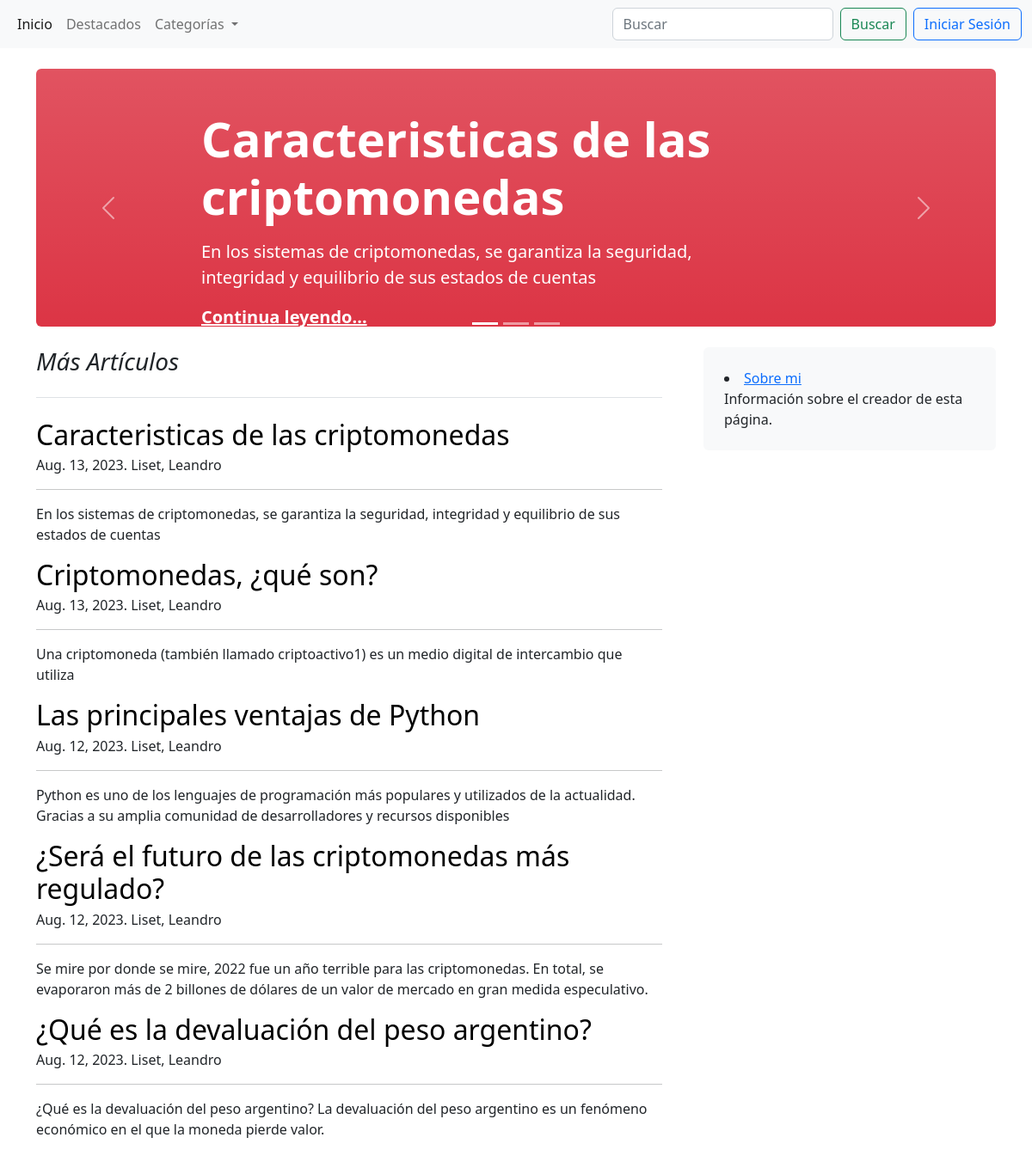
The app's page /, older data.
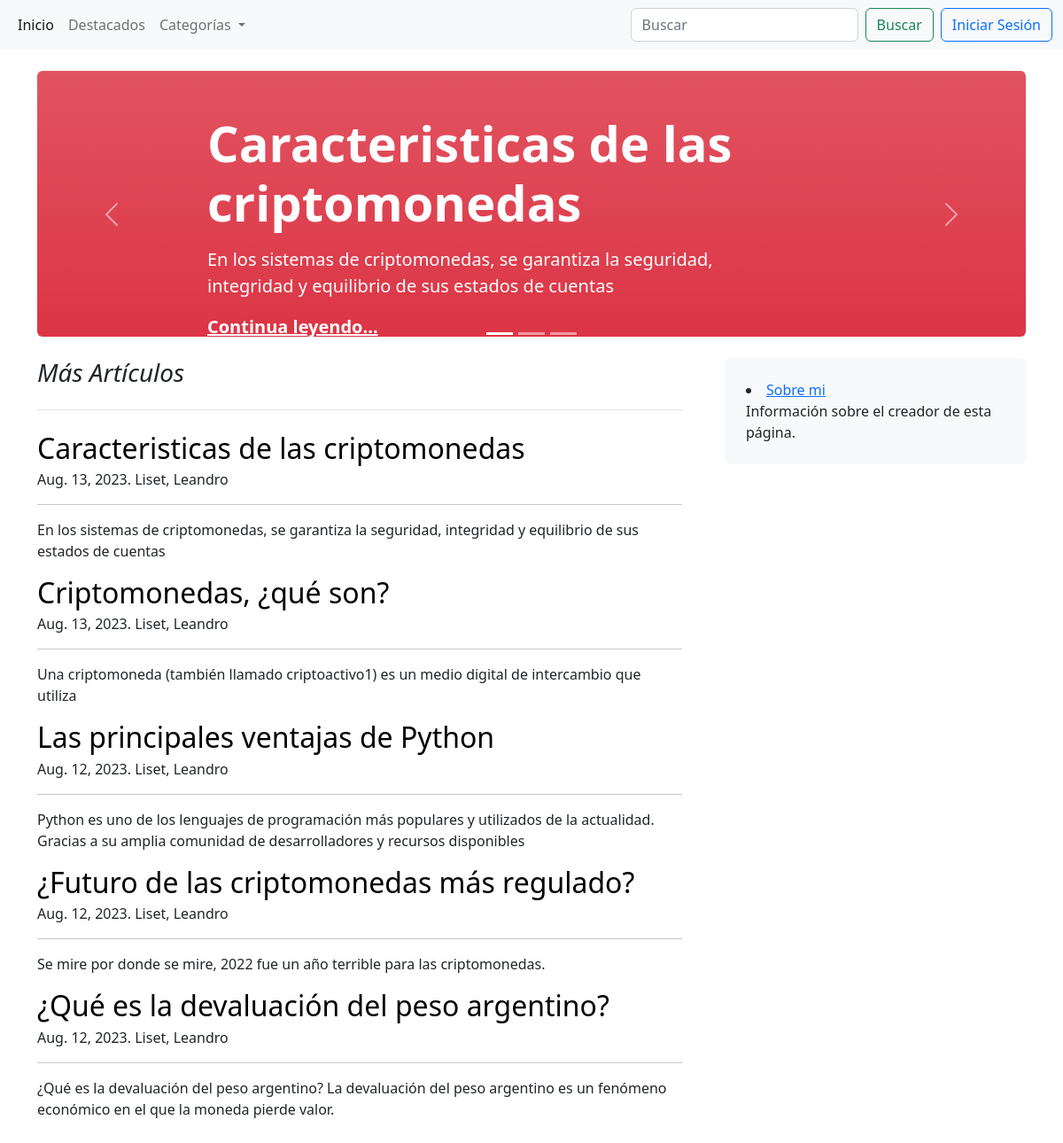
The same page, newer data.
### blogs/models.py (models this page shows, shortened)
class Post(models.Model):
    title = models.CharField(max_length=255)
    slug = models.SlugField(unique=True)
    overview = models.TextField()
    date_created = models.DateTimeField(auto_now_add=True)
    content = models.TextField()
    author = models.ForeignKey(settings.AUTH_USER_MODEL, on_delete=models.PROTECT)
    categories = models.ManyToManyField('Category')
    featured = models.BooleanField(default=False)
    image = models.ImageField(upload_to='post_images/', blank=True, null=True)
    def get_absolute_url(self):
        return reverse("blogs:post", kwargs={"slug": self.slug})
    class Meta:
        ordering = ["-date_created"]

### users/models.py (models this page shows)
class User(AbstractUser):
    def __str__(self):
        return f'{self.last_name}, {self.first_name}'

### blogs/views.py (the view)
# urls.py: path('', views.home_page),
def home_page(request):
    posts = Post.objects.all()
    categories = Category.objects.all()
    featured = Post.objects.filter(featured=True)[:3]
    context = {
        'post_list' : posts,
        'categories' : categories,
        'featured' : featured,
    }
    return render(request, 'blogs/home_page.html', context=context)

### blogs/templates/blogs/home_page.html
{% extends 'base.html' %}
{% block content %}
<div class="container-xxl bd-gutter mt-3 my-md-4 bd-layout">
    <main class="container">
        <div class="row g-5">
            <div class="col-md-12">
                {% include "blogs/featured.html" %}
            </div>
        </div>
        <div class="row g-5">
            <div class="col-md-8">
                <h3 class="pb-4 mb-4 fst-italic border-bottom">
                    Más Artículos
                </h3>
                {% for post in post_list %}
                    <article class="blog-post">
                        <h2 class="blog-post-title mb-1">
                            <a href="{{ post.get_absolute_url }}" style="text-decoration: none"
                               class="text-black">
                                {{ post.title }}
                            </a>
                        </h2>
                        <p class="blog-post-meta">{{ post.date_created.date }}. {{post.author}}</p>
                        <hr>
                        <p>{{ post.overview }}</p>
                    </article>
                {% endfor %}
            </div>
            <div class="col-md-4">
                <div class="position-sticky" style="top: 2rem;">
                    <div class="p-4 mb-3 bg-light rounded">
                        <li><a href="{% url 'blogs:about_me' %}">Sobre mi</a></li>
                        <p class="mb-0">Información sobre el creador de esta página.</p>
                    </div>
                </div>
            </div>
        </div>
    </main>
</div>
{% endblock content %}

### blogs/templates/base.html (shortened to what this page needs)
<!DOCTYPE html>
<html lang="en">
<head>
    <link href="https://cdn.jsdelivr.net/npm/bootstrap@5.2.2/dist/css/bootstrap.min.css" rel="stylesheet"
>
</head>
<body>
{% include "navbar.html" %}
{% block content %} {% endblock content %}
</body>
</html>

### blogs/templates/navbar.html (shortened to what this page needs)
<nav class="navbar navbar-expand-lg bg-light">
    <div class="container-fluid">
        <div class="collapse navbar-collapse" id="navbarSupportedContent">
            <ul class="navbar-nav me-auto mb-2 mb-lg-0">
                <li class="nav-item">
                    <a class="nav-link active" aria-current="page" href="/">Inicio</a>
                </li>
                <li class="nav-item">
                    <a class="nav-link" href="{% url 'blogs:featured' %}">Destacados</a>
                </li>
                <li class="nav-item dropdown">
                    <a class="nav-link dropdown-toggle" href="#" role="button" data-bs-toggle="dropdown"
                       aria-expanded="false">
                       Categorías
                    </a>
                </li>
            </ul>
            <form class="d-flex" role="search" action="{% url 'blogs:search' %}" method="get">
                <input name="search" class="form-control me-2" type="search" placeholder="Buscar" aria-label="Search">
                <button class="btn btn-outline-success" type="submit">Buscar</button>
            </form>
            {% if user.is_authenticated %}
                <a class="btn btn-outline-primary ms-2" href="{% url 'logout' %}" role="button">Cerrar Sesión</a>
            {% else %}
                <a class="btn btn-outline-primary ms-2" href="{% url 'login' %}" role="button">Iniciar Sesión</a>
            {% endif %}
        </div>
    </div>
</nav>

### blogs/templates/blogs/featured.html (shortened to what this page needs)
<div id="carouselIndicators" class="carousel slide" data-bs-ride="true">
    <div class="carousel-indicators">
        <button type="button" data-bs-target="#carouselIndicators" data-bs-slide-to="0" class="active"
                aria-current="true" aria-label="Slide 1"></button>
        <button type="button" data-bs-target="#carouselIndicators" data-bs-slide-to="1"
                aria-label="Slide 2"></button>
        <button type="button" data-bs-target="#carouselIndicators" data-bs-slide-to="2"
                aria-label="Slide 3"></button>
    </div>
    <div class="carousel-inner">
        {% for f in featured %}
            <div class="carousel-item {% if f == featured|first %}active{% endif %}">
                <div class="px-5 p-md-5 mb-4 rounded text-bg-danger bg-gradient" style="height: 300px">
                    <div class="col-md-10 px-5 mx-5">
                        <h1 class="display-4 fw-bold px-5">{{ f.title }}</h1>
                        <p class="lead my-3 px-5">{{ f.overview }}</p>
                        <p class="lead mb-0 px-5"><a href="{{ f.get_absolute_url }}" class="text-white fw-bold">Continua
                            leyendo...</a></p>
                    </div>
                </div>
            </div>
        {% endfor %}
    </div>
    <button class="carousel-control-prev" type="button" data-bs-target="#carouselIndicators"
            data-bs-slide="prev">
        <span class="carousel-control-prev-icon" aria-hidden="true"></span>
    </button>
    <button class="carousel-control-next" type="button" data-bs-target="#carouselIndicators"
            data-bs-slide="next">
        <span class="carousel-control-next-icon" aria-hidden="true"></span>
    </button>
</div>

Row changes from the older to the newer data that the page shows:
changed Post: title "¿Será el futuro de las criptomonedas más regulado?" → "¿Futuro de las criptomonedas más regulado?"; overview "…terrible para las criptomonedas. En total, se evaporaron más de 2 billones de dólares de un valor de mercado en gran medida especulativo." → "Se mire por donde se mire, 2022 fue un año terrible para las criptomonedas."
